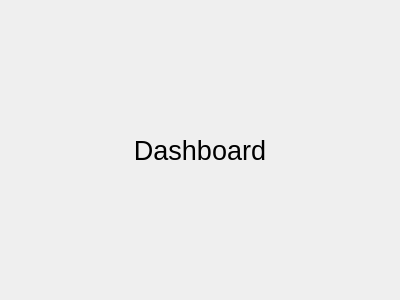
<?xml version="1.0" encoding="UTF-8"?>
<ui version="4.0">
 <class>Form</class>
 <widget class="QWidget" name="Form">
  <property name="geometry">
   <rect>
    <x>0</x>
    <y>0</y>
    <width>400</width>
    <height>300</height>
   </rect>
  </property>
  <property name="windowTitle">
   <string>Form</string>
  </property>
  <layout class="QVBoxLayout" name="verticalLayout">
   <item>
    <widget class="QLabel" name="label">
     <property name="styleSheet">
      <string notr="true">font-size: 20pt;</string>
     </property>
     <property name="text">
      <string>Dashboard</string>
     </property>
     <property name="alignment">
      <set>Qt::AlignCenter</set>
     </property>
    </widget>
   </item>
  </layout>
 </widget>
 <resources/>
 <connections/>
</ui>
